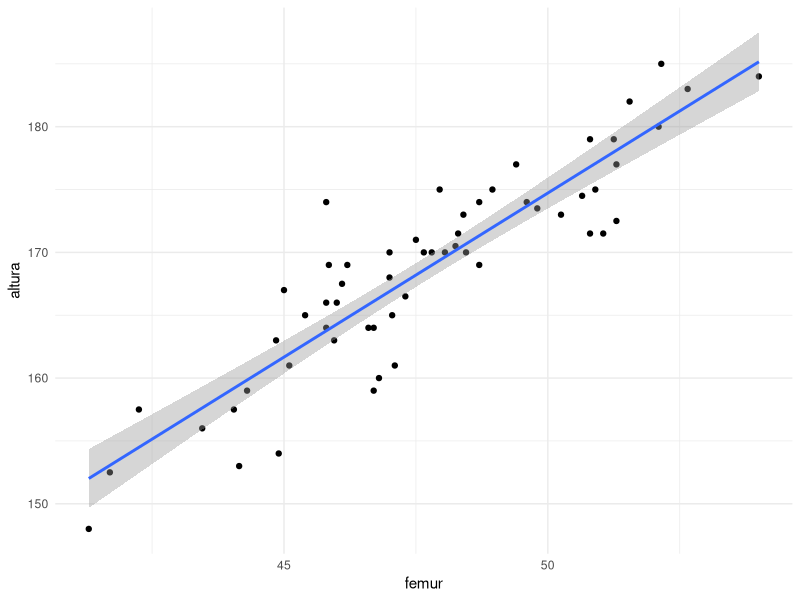
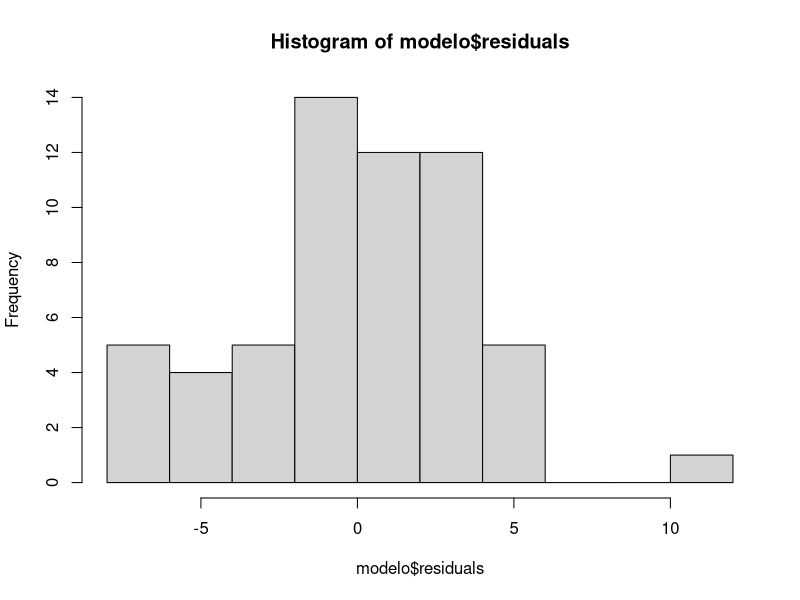

The R script that drew these images, in order:
#importe o arquivo femur.csv
#crie um conjunto apenas com os homens
#calcule o coeficiente de correlação entre altura e femur
#determine a reta de regressao linear

library(dplyr)
library(ggplot2)

femur <- read.csv("femur.csv")
str(femur)

#Passo 1 -> analisar o coeficiente de correlação


homens <- femur |>
  filter(genero == "Male")
str(homens)
cor(homens$altura, homens$femur) #correlação
ggplot(data = homens, aes(x = femur, y = altura))+
  geom_point()+ #por que nesse caso é melhor usar o gráfico de pontos?
  geom_smooth(method = "lm")+
  theme_minimal()

#cor.teste: faz o teste de hipóteses para verificar se o coeficiente de correlação é 0 (pra que?)
#H0: coeficiente de corr. é zero
#Ha: coeficiente de corre. não é zero

cor.test(homens$altura, homens$femur) #quanto menor for o valor, mais rejeitarei a hipotese (o que significa ser pequeno? nesse caso ser menor que 5%)

#Passo 2 -> determinar a reta de regressão e verificar se é um bom modelo

modelo <- lm(data = homens, formula = altura ~ femur)
modelo 
summary(modelo) #call = chamado da função (altura em função do femur, a partir do conjunto homens)
#residuals: cria essa reta de regressão, joga o valor da altura do femur dentro dessa reta. Mostra a distribuição dos resíduos(resumo estatistico)
#Coeficientes: valores estimados (*** -> teste de hipotese: testa se o coeficiente é diferente de 0 ou não)em 
#Nesse caso quero rejeitar as hipoteses nulas (ai depende do problema)

#Passo 3 -> Analisar os rsiduos (analisar os erros)

hist(modelo$residuals)

#histograma não é suficiente, tem que fazer outro teste de hipótese

#realizar um teste de hipotese para verificar se os resíduos seguem uma distribuição normal
#H0: os residuos seguem uma distribuição normal
#Ha: os residuos nao seguem uma distribuição normal

shapiro.test(modelo$residuals)
